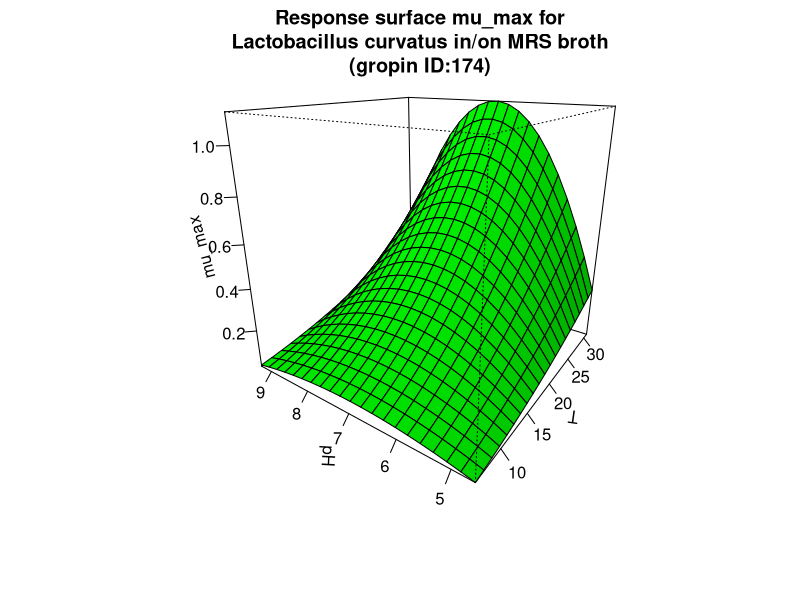

This figure's R source:
#############################
# start of Parameter script
#############################
T <- seq(6.006,30.969030969031,length.out=21)
pH <- seq(4.6046,9.29070929070929,length.out=21)
#############################
# end of Parameter script
#############################
############################# 
# start of Model script Gropin ID 174 
#############################
 
# constant coefficients for this model
b13 <- 0.0001263
Tmin <- -3.27
pHmin <- 4.26
pHmax <- 9.77
 
variables <- data.frame(T,pH)
argumentsPar <- expand.grid(variables)
 
# heart of the model
response_surface <- function(T,pH) {
   mumax <-((-b13)*((T-Tmin)^2)*(pH-pHmin)*(pH-pHmax))

return(mumax=mumax)
} 

# output parameters
mumax <- cbind(argumentsPar,response_surface(argumentsPar['T'],argumentsPar['pH']))
colnames(mumax) <- c(colnames(argumentsPar),'mumax')
#############################
# End of Model script
#############################
############################# 
# start of Visualisation script Gropin ID 174 
#############################
persp(T,pH,matrix(unlist(mumax$mumax),nrow=21),col = 'green',xlab='T',ylab='pH',zlab='mu_max',main='Response surface mu_max for
Lactobacillus curvatus in/on MRS broth
(gropin ID:174)',theta=305,phi=20,shade=0.25,ticktype = 'detailed')
#############################
# End of Visualisation script
#############################
